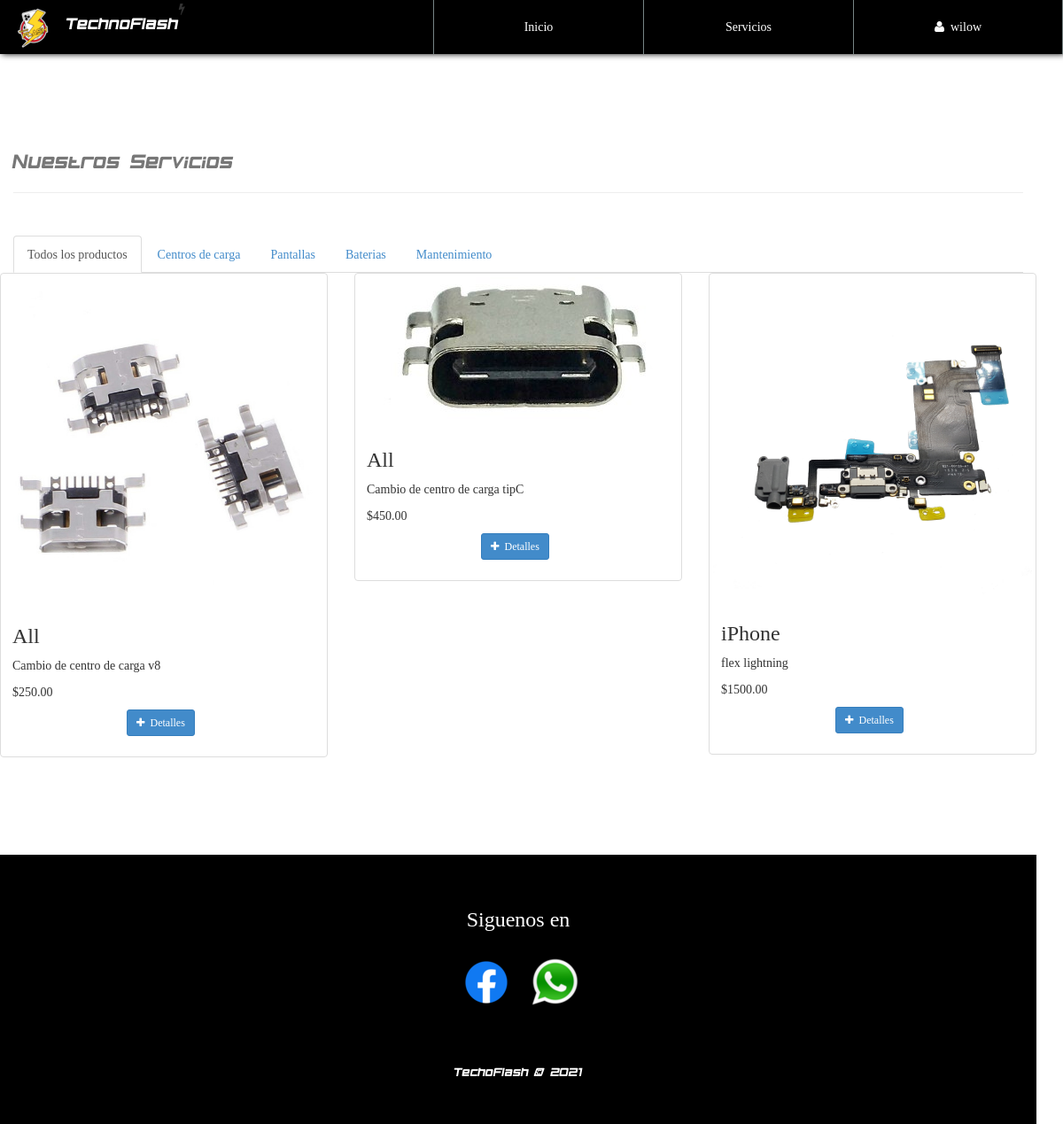
Page /product.php (signed in) on the committed database.
### tables this page shows
CREATE TABLE `categoria` (
  `CodigoCat` varchar(30) NOT NULL,
  `Nombre` varchar(30) NOT NULL,
  `Descripcion` text NOT NULL
);

CREATE TABLE `producto` (
  `CodigoProd` varchar(30) NOT NULL,
  `NombreProd` varchar(30) NOT NULL,
  `CodigoCat` varchar(30) NOT NULL,
  `Precio` decimal(30,2) NOT NULL,
  `Modelo` varchar(30) NOT NULL,
  `Marca` varchar(30) NOT NULL,
  `Stock` int(20) NOT NULL,
  `Imagen` varchar(150) NOT NULL,
  `Nombre` varchar(30) NOT NULL
);

### library/consulSQL.php (called while the page is built, shortened)
<?php
class ejecutarSQL {
    public static function conectar() {
        $host_db = "localhost";
        $usuario_db = "root";
        $clave_db = "";
        $nombre_db = "store";
        if(!$con = new mysqli($host_db, $usuario_db, $clave_db, $nombre_db)){
            die("Error en el servidor, verifique sus datos");
        }
        return $con;
    }
    public static function consultar($query) {
        $consul=mysqli_query(ejecutarSQL::conectar(),$query) or die ("Problemas al insertar".mysqli_error(ejecutarSQL::conectar()));
        return $consul;
    }
}

### product.php (the view, shortened to what this page needs)
<?php
include './library/consulSQL.php';
?>
<!DOCTYPE html>
<html lang="es">
<head>
    <?php include './inc/link.php'; ?>
</head>
<body id="container-page-product">
    <?php include './inc/navbar.php'; ?>
    <section id="store">
       <br>
        <div class="container">
            <div class="page-header">
              <h1><small class="tittles-pages-logo">Nuestros Servicios</small></h1>
            </div>
            <br><br>
            <div class="row">
                <div class="col-xs-12">
                    <ul id="store-links" class="nav nav-tabs" role="tablist">
                      <li role="presentation"><a href="#all-product" role="tab" data-toggle="tab" aria-controls="all-product" aria-expanded="false">Todos los productos</a></li>
                      <li role="presentation" class="dropdown active">
                        <div class="dropdown-menu" role="menu" aria-labelledby="myTabDrop1" id="categorias">
                          <?php
                            $categorias=  ejecutarSQL::consultar("select * from categoria");
                            while($cate=mysqli_fetch_array($categorias)){
                                echo '
                                    <li>
                                        <a href="#'.$cate['CodigoCat'].'" tabindex="-1" role="tab" id="'.$cate['CodigoCat'].'-tab" data-toggle="tab" aria-controls="'.$cate['CodigoCat'].'" aria-expanded="false">'.$cate['Nombre'].'
                                        </a>
                                    </li>';
                            }
                          ?>
                          </div>
                        </ul>
                    <div id="myTabContent" class="tab-content">
                      <div role="tabpanel" class="tab-pane fade" id="all-product" aria-labelledby="all-product-tab">
                          <br><br>
                        <div class="row">
                        <?php
                            $consulta=  ejecutarSQL::consultar("select * from producto");
                            $totalproductos = mysqli_num_rows($consulta);
                            if($totalproductos>0){
                                while($fila=mysqli_fetch_array($consulta)){
                                   echo '
                                  <div class="col-xs-12 col-sm-6 col-md-4">
                                       <div class="thumbnail">
                                         <img src="assets/img-products/'.$fila['Imagen'].'">
                                         <div class="caption">
                                           <h3>'.$fila['Marca'].'</h3>
                                           <p>'.$fila['NombreProd'].'</p>
                                           <p>$'.$fila['Precio'].'</p>
                                           <p class="text-center">
                                               <a href="infoProd.php?CodigoProd='.$fila['CodigoProd'].'" class="btn btn-primary btn-sm"><i class="fa fa-plus"></i>&nbsp; Detalles</a>&nbsp;&nbsp;
                                           </p>
                                         </div>
                                       </div>
                                   </div>
                                   ';
                               }
                            }else{
                                echo '<h2>No hay productos en esta categoria</h2>';
                            }
                        ?>
                        </div>
                      </div>
                    </div>
                </div>
            </div>
        </div>
    </section>
    <?php include './inc/footer.php'; ?>
</body>
</html>

### css/style.css (style rules this page uses)
body { font-family: "FontFamilySPro"; line-height: 1.5; font-size: 1.4em; width: 100%; height: 100%; margin: 0px; padding: 0px; background-position: center center; background-repeat: no-repeat; background-attachment: fixed; background-size: cover; background-color: #fff; }
section { width: 100%; margin: 0px; padding: 90px 0px; }
.tittles-pages-logo { font-family: "FontFamilyLogo"; }
#container-page-product { background-image: url(../assets/img/font-index.JPG); }
#store, #infoproduct, #container-pedido { background-color: rgba(255,255,255,.97); min-height: 900px; }

### rows in the picture
categoria: Nombre "Centros de carga"
categoria: Nombre "Pantallas"
categoria: Nombre "Baterias"
categoria: Nombre "Mantenimiento"
producto: Imagen (picture), Marca "All", NombreProd "Cambio de centro de carga v8", Precio "250.00"
producto: Imagen (picture), Marca "All", NombreProd "Cambio de centro de carga tipC", Precio "450.00"
producto: Imagen (picture), Marca "iPhone", NombreProd "flex lightning", Precio "1500.00"

### other values in the picture
$_SESSION['nombreUser'] "wilow"
